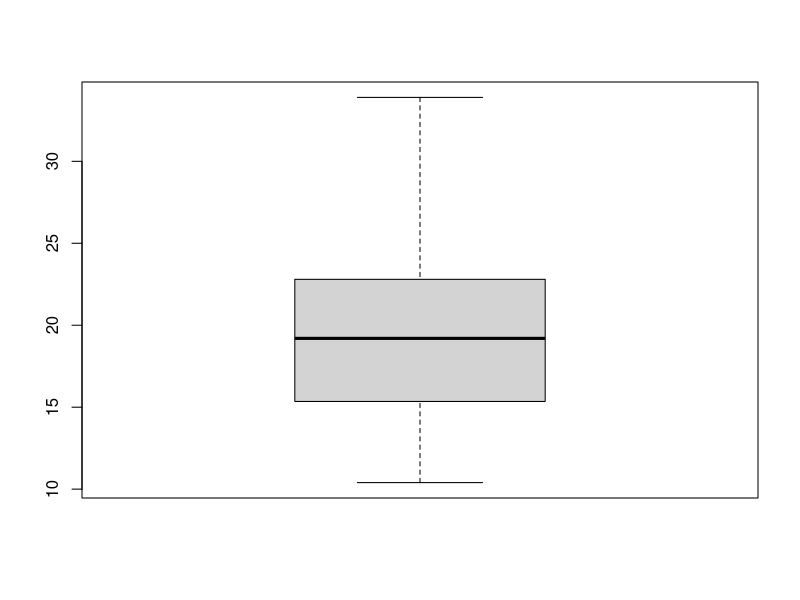
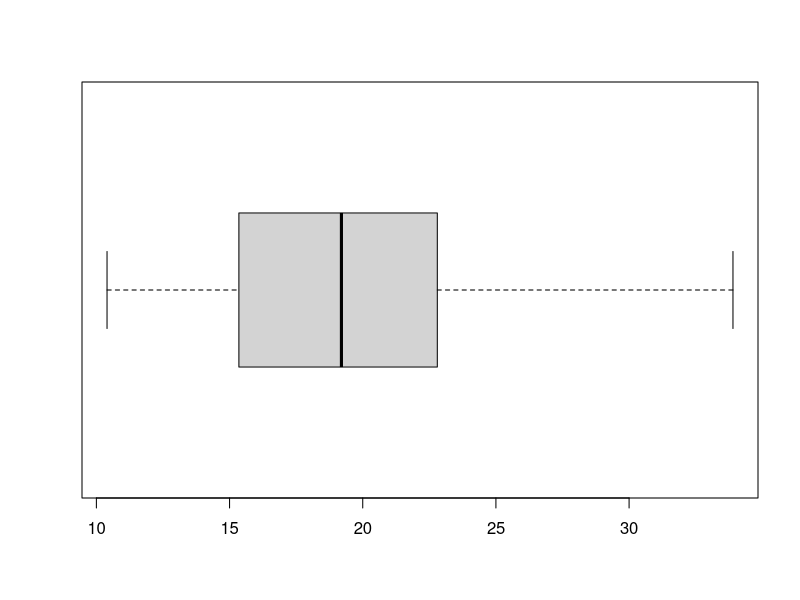
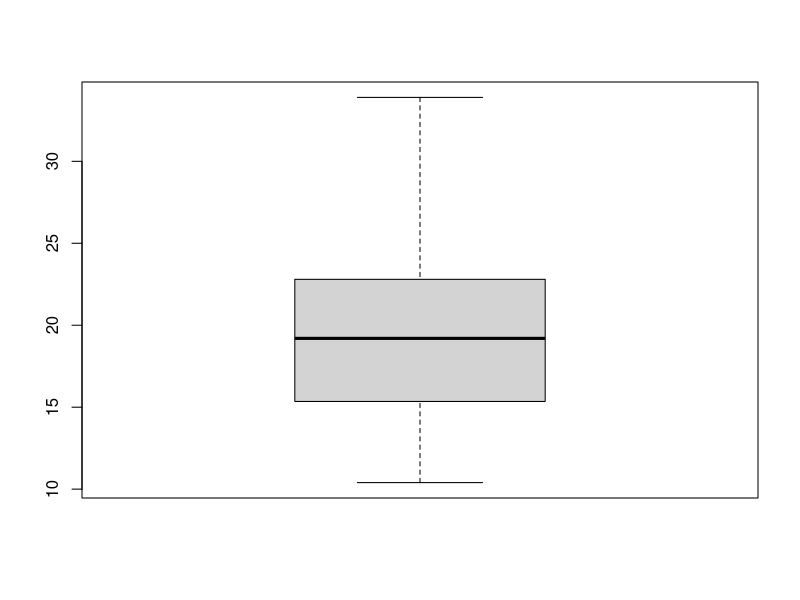
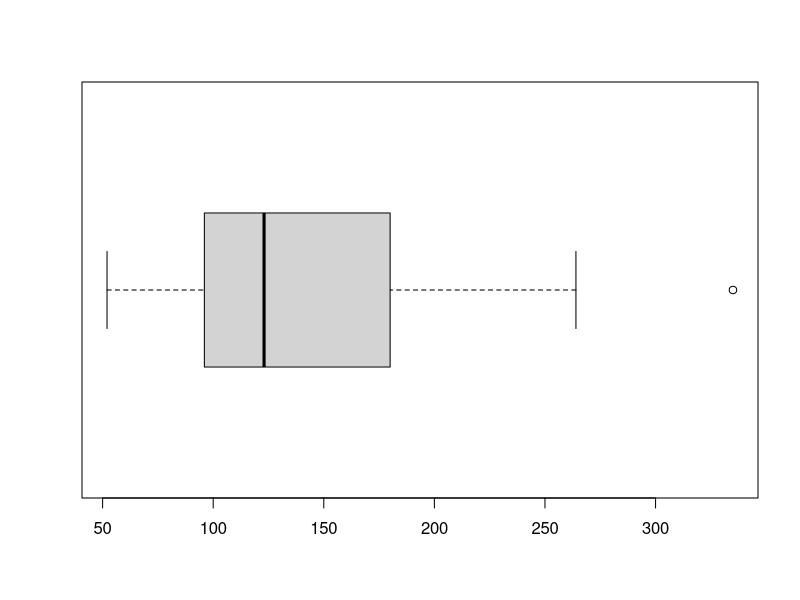
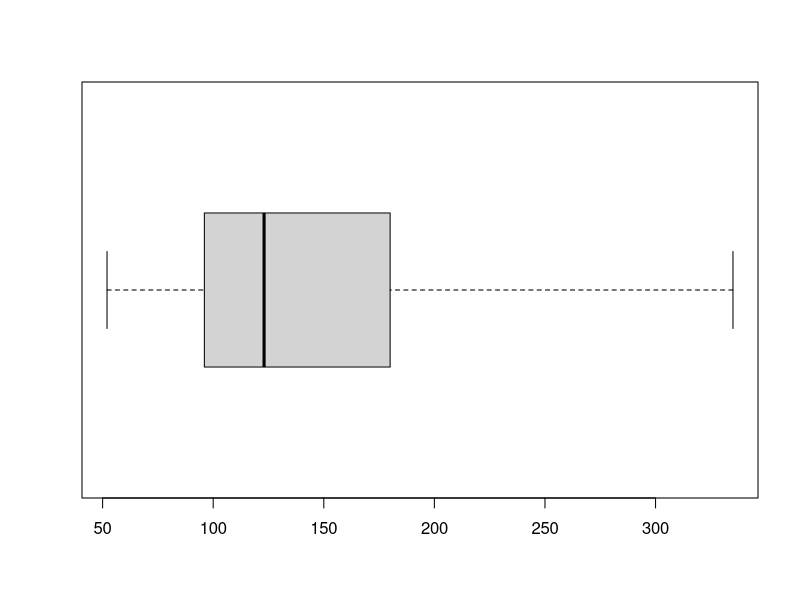
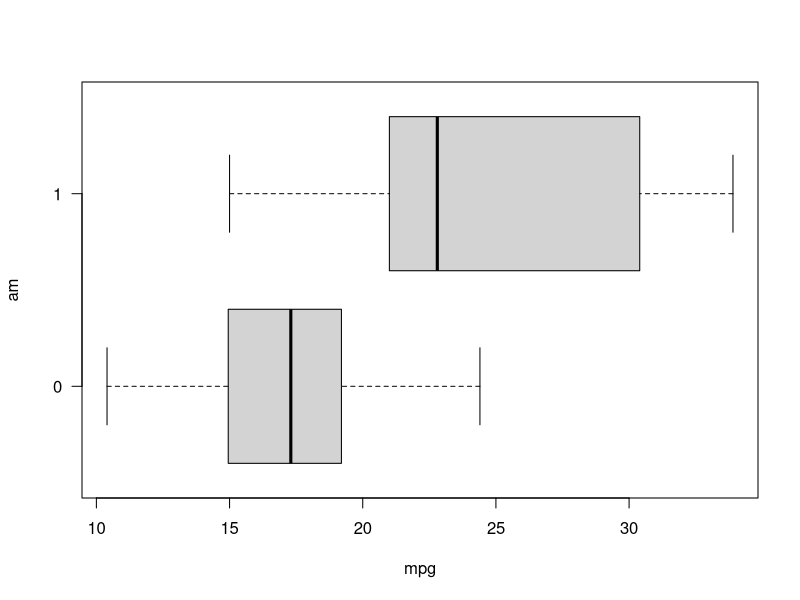
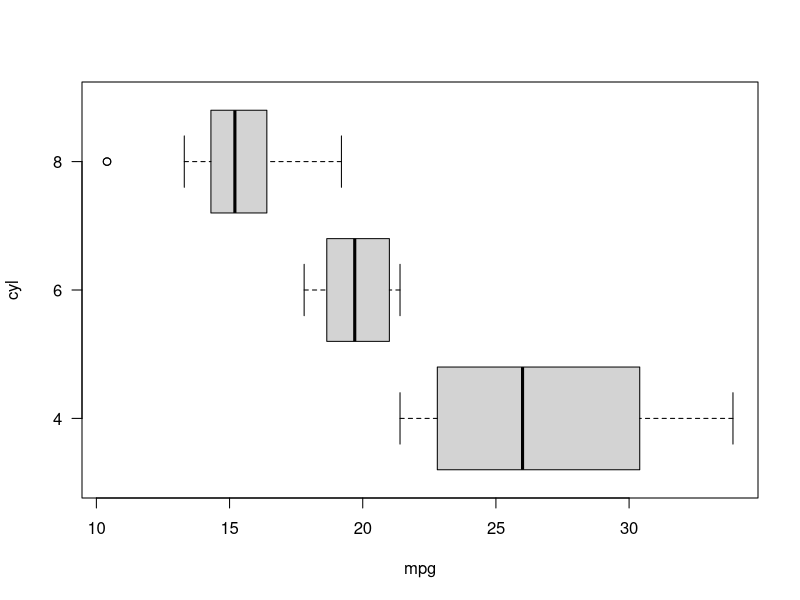
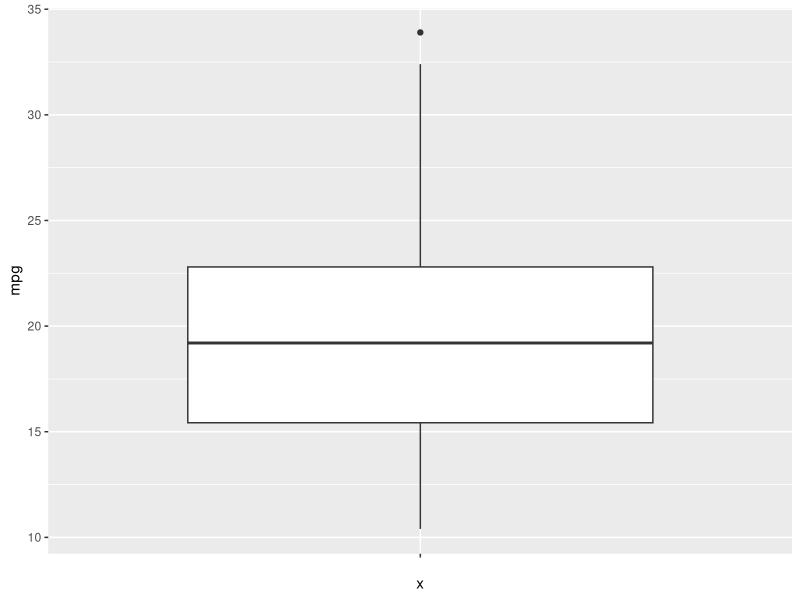

These figures' R source, in order:
## ---- chunk 1
knitr::opts_chunk$set(echo = TRUE)
library(ggplot2)
## ---- chunk 2
head(mtcars)
## ---- chunk 3
summary(mtcars$mpg)
## ---- chunk 4
boxplot(mtcars$mpg)
## ---- chunk 5
boxplot(mtcars$mpg, horizontal = TRUE)
## ---- chunk 6
bb = boxplot(mtcars$mpg)
## ---- chunk 7
bb
## ---- chunk 8
# five number summary
bb$stats
## ---- chunk 9
# compare to summary()
summary(mtcars$mpg)
## ---- chunk 10
# default boxplot 
# (whiskers may not extend to the most extreme data points)
boxplot(mtcars$hp, horizontal = TRUE)
## ---- chunk 11
# boxplot with unmodified whiskers
# (whiskers extend to the most extreme data points)
boxplot(mtcars$hp, horizontal = TRUE, range = 0)
## ---- chunk 12
# boxplots of mpg by transmission
boxplot(mpg ~ am, data = mtcars, horizontal = TRUE, las = 1)
## ---- chunk 13
# boxplots of mpg by cylinders
boxplot(mpg ~ cyl, data = mtcars, horizontal = TRUE, las = 1)
## ---- chunk 14
ggplot(data = mtcars, aes(x = "", y = mpg)) + 
  geom_boxplot()
## ---- chunk 15
ggplot(data = mtcars, aes(x = factor(am), y = mpg)) + 
  geom_boxplot()
